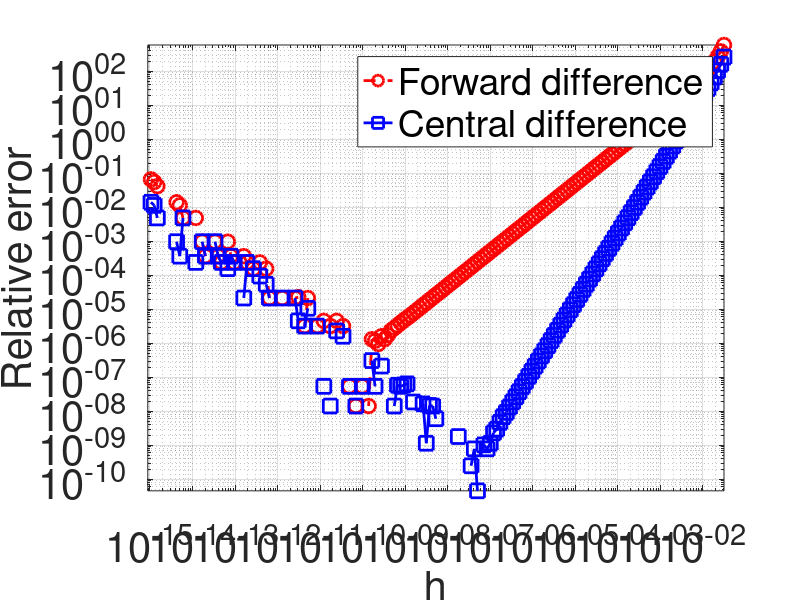

Recreate this plot in MATLAB.
% Simon Lee
%
% AM 147 - HW 7
%Finite Difference Approximation of derivative and numerical errors

close all; clear; clc;
forward = zeros(180,1)
central = zeros(180,1);
rel_err_forward = zeros(180,1);
rel_err_central = zeros(180,1);
h = zeros(180,1);
x0 = 0; % guess is cenetered around this
df = 100 % truue value

for k = 20:200
    h(k-19) = 2.^(-k/4);
    % forward difference
    forward(k-19) = (exp(100.*(h(k-19))) - exp(0))./h(k-19);
    rel_err_forward(k-19) = ((forward(k-19) - df)./df).*100;
    % central difference
    central(k-19) = (exp(100.*(h(k-19))) - exp(100.*(-h(k-19))))./(h(k-19).*2);
    rel_err_central(k-19) = ((central(k-19) - df)./df).*100;
end


figure(1)
loglog(h,rel_err_forward,'--ro','LineWidth',2,'MarkerSize',10)
hold on
loglog(h,rel_err_central,'-bs','LineWidth',2,'MarkerSize',10)
legend('Forward difference','Central difference')
set(gca,'FontSize',30)
xlabel('h','FontSize',30);
ylabel('Relative error','FontSize',30);
grid on
axis tight
